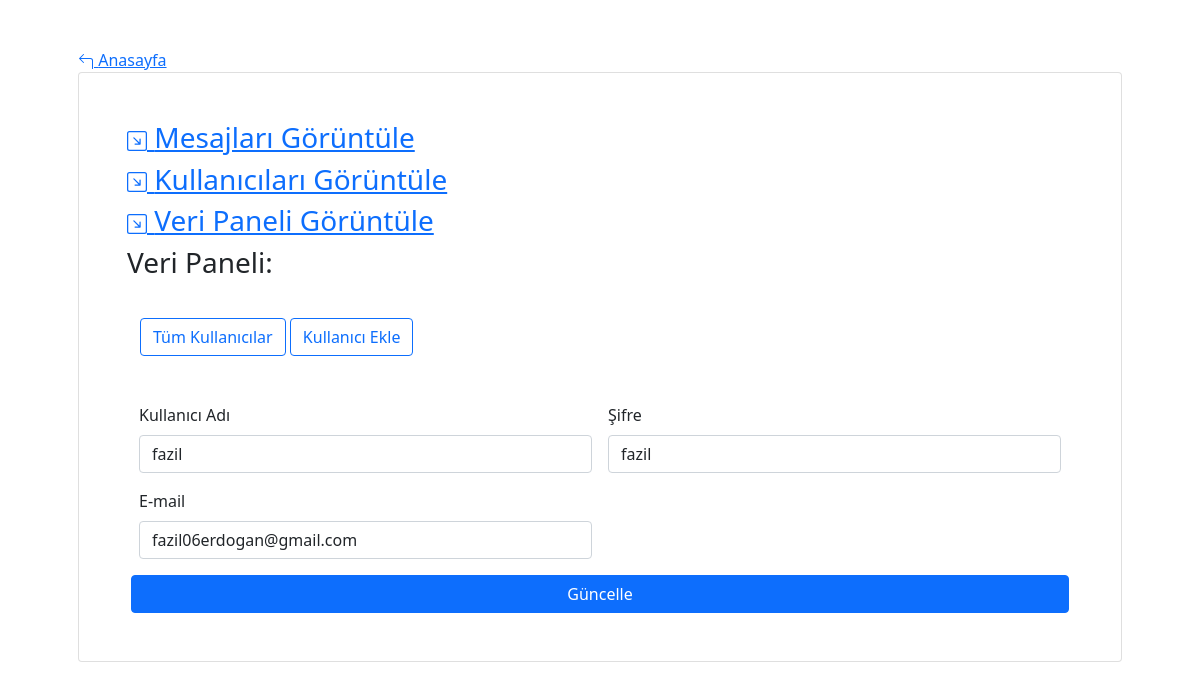
Screenshot of /uyelikgiris/guncelle.php?id=35 with the database file from the repository.
### tables this page shows
CREATE TABLE `kullanicilar_tablo` (
  `id` int(11) NOT NULL,
  `kullanici_adi` varchar(50) NOT NULL,
  `e_mail` varchar(50) NOT NULL,
  `kullanici_sifre` varchar(25) NOT NULL
);

### uyelikgiris/guncelle.php (the view, shortened to what this page needs)
<?php
include "baglanti.php";
$sql="SELECT * FROM kullanicilar_tablo WHERE id=?";
$sorgu=$db->prepare($sql);
$sorgu->execute(
    [$_GET['id']]
);
$satir=$sorgu->fetch(PDO::FETCH_ASSOC);
?>
<!doctype html>
<html lang="tr">
  <head>
    <link href="https://cdn.jsdelivr.net/npm/bootstrap@5.1.3/dist/css/bootstrap.min.css" rel="stylesheet">
  </head>
  <body>
    <div class="container p-5">
                <a href="http://localhost/internet-programing-final/ks_sport_(kisporlari)/" class="button"> Anasayfa</a>
            <div class="card p-5">
<div>
<a href="adminkontrol.php"><H3> Mesajları Görüntüle</H3></a>
<a href="adminkullanicikontrol.php"><H3> Kullanıcıları Görüntüle</H3></a>
<a href="veripaneli.php"><H3> Veri Paneli Görüntüle</H3></a>
</div>
                    <form action="" method="POST">
                    <H3>Veri Paneli:</H3><br>
</form>
<header>
    <div>
        <div class="row">
            <div class="col">
                <div class="btn group">
                    <a href="veripaneli.php" class="btn btn-outline-primary">Tüm Kullanıcılar</a>
                    <a href="ekle.php" class="btn btn-outline-primary">Kullanıcı Ekle</a>
                </div>
            </div>
        </div>
    </div>
</header>
<div class="container">
        <form action="" method="post" class="row mt-4 g-3">
                <div class="col-6">
                    <label for="ad" class="form-label">Kullanıcı Adı</label>
                    <input type="text" class="form-control" name="ad" value="<?=$satir['kullanici_adi']?>">
                </div>
                <div class="col-6">
                    <label for="sifre" class="form-label">Şifre</label>
                    <input type="text" class="form-control" name="sifre" value="<?=$satir['kullanici_sifre']?>">
                </div>
                <div class="col-6">
                    <label for="email" class="form-label">E-mail</label>
                    <input type="text" class="form-control" name="email" value="<?=$satir['e_mail']?>">
                </div>
                <button type="submit" name="guncelle" class="btn btn-primary">Güncelle</button>
        </form>
    </div>
</div>
</div>
</body>
</html>

### rows the page displays
kullanicilar_tablo: ad "fazil", sifre "fazil", email "fazil06erdogan@gmail.com"
